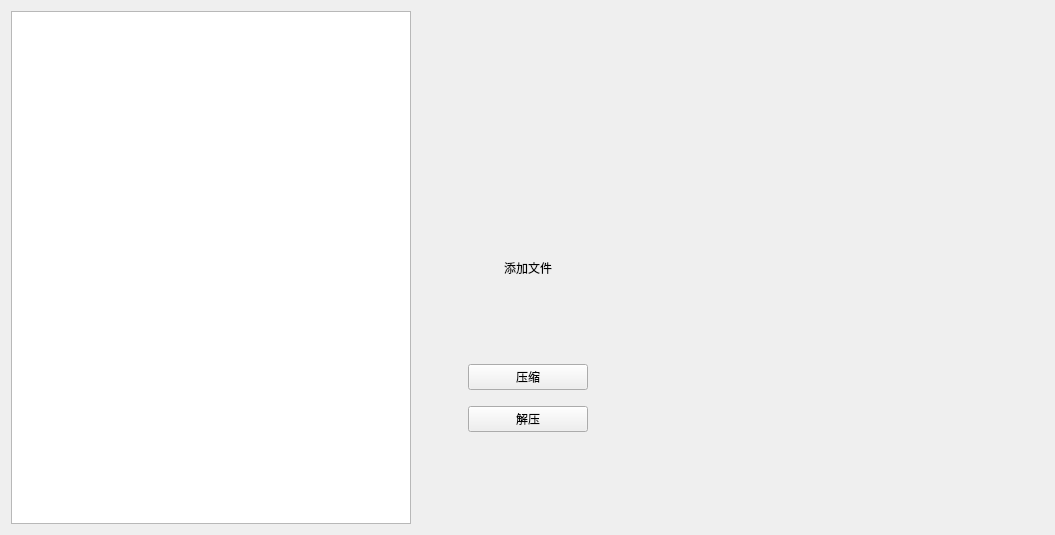
<?xml version="1.0" encoding="UTF-8"?>
<ui version="4.0">
 <class>MainWindow</class>
 <widget class="QMainWindow" name="MainWindow">
  <property name="geometry">
   <rect>
    <x>0</x>
    <y>0</y>
    <width>1055</width>
    <height>535</height>
   </rect>
  </property>
  <property name="windowTitle">
   <string>MainWindow</string>
  </property>
  <widget class="QWidget" name="centralWidget">
   <layout class="QGridLayout" name="gridLayout">
    <item row="0" column="2">
     <widget class="QWidget" name="widget" native="true">
      <layout class="QVBoxLayout" name="verticalLayout">
       <item>
        <spacer name="verticalSpacer_3">
         <property name="orientation">
          <enum>Qt::Vertical</enum>
         </property>
         <property name="sizeHint" stdset="0">
          <size>
           <width>20</width>
           <height>40</height>
          </size>
         </property>
        </spacer>
       </item>
       <item>
        <widget class="QPushButton" name="btn_open">
         <property name="minimumSize">
          <size>
           <width>120</width>
           <height>150</height>
          </size>
         </property>
         <property name="maximumSize">
          <size>
           <width>120</width>
           <height>150</height>
          </size>
         </property>
         <property name="styleSheet">
          <string notr="true">image: url(:/add_Icon.png);
border: 0px;
</string>
         </property>
         <property name="text">
          <string/>
         </property>
        </widget>
       </item>
       <item>
        <widget class="QLabel" name="label_addFile">
         <property name="text">
          <string>添加文件</string>
         </property>
         <property name="alignment">
          <set>Qt::AlignCenter</set>
         </property>
        </widget>
       </item>
       <item>
        <spacer name="verticalSpacer_2">
         <property name="orientation">
          <enum>Qt::Vertical</enum>
         </property>
         <property name="sizeHint" stdset="0">
          <size>
           <width>20</width>
           <height>40</height>
          </size>
         </property>
        </spacer>
       </item>
       <item>
        <widget class="QPushButton" name="btn_enCoding">
         <property name="text">
          <string>压缩</string>
         </property>
        </widget>
       </item>
       <item>
        <spacer name="verticalSpacer_5">
         <property name="orientation">
          <enum>Qt::Vertical</enum>
         </property>
         <property name="sizeType">
          <enum>QSizePolicy::Minimum</enum>
         </property>
         <property name="sizeHint" stdset="0">
          <size>
           <width>20</width>
           <height>10</height>
          </size>
         </property>
        </spacer>
       </item>
       <item>
        <widget class="QPushButton" name="btn_deCoding">
         <property name="text">
          <string>解压</string>
         </property>
        </widget>
       </item>
       <item>
        <spacer name="verticalSpacer_4">
         <property name="orientation">
          <enum>Qt::Vertical</enum>
         </property>
         <property name="sizeHint" stdset="0">
          <size>
           <width>20</width>
           <height>40</height>
          </size>
         </property>
        </spacer>
       </item>
      </layout>
     </widget>
    </item>
    <item row="0" column="4">
     <widget class="QLabel" name="label_print">
      <property name="minimumSize">
       <size>
        <width>400</width>
        <height>0</height>
       </size>
      </property>
      <property name="styleSheet">
       <string notr="true">font: 10pt &quot;微软雅黑&quot;;</string>
      </property>
      <property name="text">
       <string/>
      </property>
      <property name="alignment">
       <set>Qt::AlignCenter</set>
      </property>
     </widget>
    </item>
    <item row="0" column="3">
     <spacer name="horizontalSpacer_2">
      <property name="orientation">
       <enum>Qt::Horizontal</enum>
      </property>
      <property name="sizeType">
       <enum>QSizePolicy::Expanding</enum>
      </property>
      <property name="sizeHint" stdset="0">
       <size>
        <width>10</width>
        <height>20</height>
       </size>
      </property>
     </spacer>
    </item>
    <item row="0" column="0">
     <widget class="QTextEdit" name="textEdit">
      <property name="minimumSize">
       <size>
        <width>400</width>
        <height>0</height>
       </size>
      </property>
     </widget>
    </item>
    <item row="0" column="1">
     <spacer name="horizontalSpacer">
      <property name="orientation">
       <enum>Qt::Horizontal</enum>
      </property>
      <property name="sizeType">
       <enum>QSizePolicy::Expanding</enum>
      </property>
      <property name="sizeHint" stdset="0">
       <size>
        <width>10</width>
        <height>20</height>
       </size>
      </property>
     </spacer>
    </item>
   </layout>
  </widget>
  <widget class="QMenuBar" name="menuBar">
   <property name="geometry">
    <rect>
     <x>0</x>
     <y>0</y>
     <width>1055</width>
     <height>26</height>
    </rect>
   </property>
  </widget>
 </widget>
 <layoutdefault spacing="6" margin="11"/>
 <resources/>
 <connections/>
</ui>
